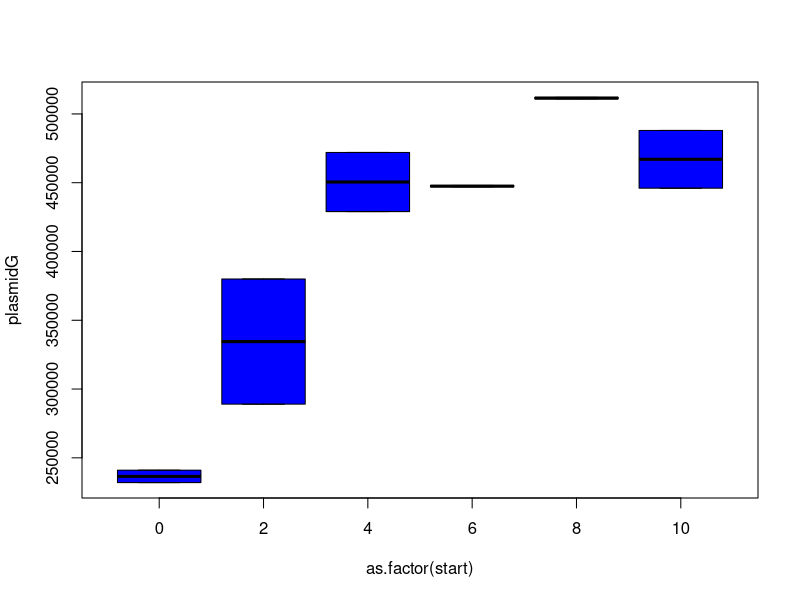

Reproduce this figure in R. (Note: this script raises an error after producing the figure.)
setwd("C:/Users/Admin/Desktop/CNR/Daphnia/dnase/HGT Daphnia_Bacteri/")

#degradation of plasmid and amplicon by daphnia
plasmid<-read.delim("plasmid_degradation.txt")
attach(plasmid)

plot(plasmidG~as.factor(start), pch=21, bg="blue", col="blue", cex=2)

abline(lmG)
s2<-start*start
lmG<-lm(log(plasmidG)~log(start+1))

summary(lmG)

plot(plasmidG,plasmidT)
cor.test(plasmidG,plasmidT)


plot(log(plasmidT)~start,pch=21, bg="blue", col="blue", cex=2)
abline(lmT, col="blue")
lmT<-lm(log(plasmidT)~start) 
#plot(lmT)
summary(lmT)

plot(ampliconG~start)
abline(lmAG, col="blue")
lmAG<-lm(log(ampliconG)~alive) 
plot(lmAG)
summary(lmAG)



plot(ampliconT~start)
abline(lmAT, col="blue")
lmAT<-lm(log(ampliconT)~start) 
summary(lmAT)

#Transformation

trans<-read.csv("transformation.csv", header = T)
colnames(trans)<-c("treatment", "1ng", "2ng")
library("car")
library("reshape2")
library("ggplot2")
library("emmeans")
mtra<-melt(trans)
head(mtra)

ggplot(mtra, aes(x=treatment, y=value,  fill=variable)) +
  geom_boxplot(size=0.75, alpha=0.5)  + 
  ylab("")+
  scale_fill_manual(values=c("#8c8c8c", "#ffffff"), name="plasmid concentration")+
  theme(axis.line= element_line(color="black"),legend.position = "bottom", legend.text=element_text(size=14), legend.title = element_text(size=14), axis.text.x = element_text(size = 10),axis.text.y = element_text(size = 10),
        axis.title.y = element_text(size = 14), axis.title.x = element_text(size = 12),panel.grid.major = element_blank(), panel.grid.minor = element_blank(),
        panel.background = element_blank())
 

lmTra2<-lm(log(mtra$value+1)~mtra$treatment+mtra$variable)
Anova(lmTra2)
pairs(emmeans(lmTra2, ~ treatment+variable))
